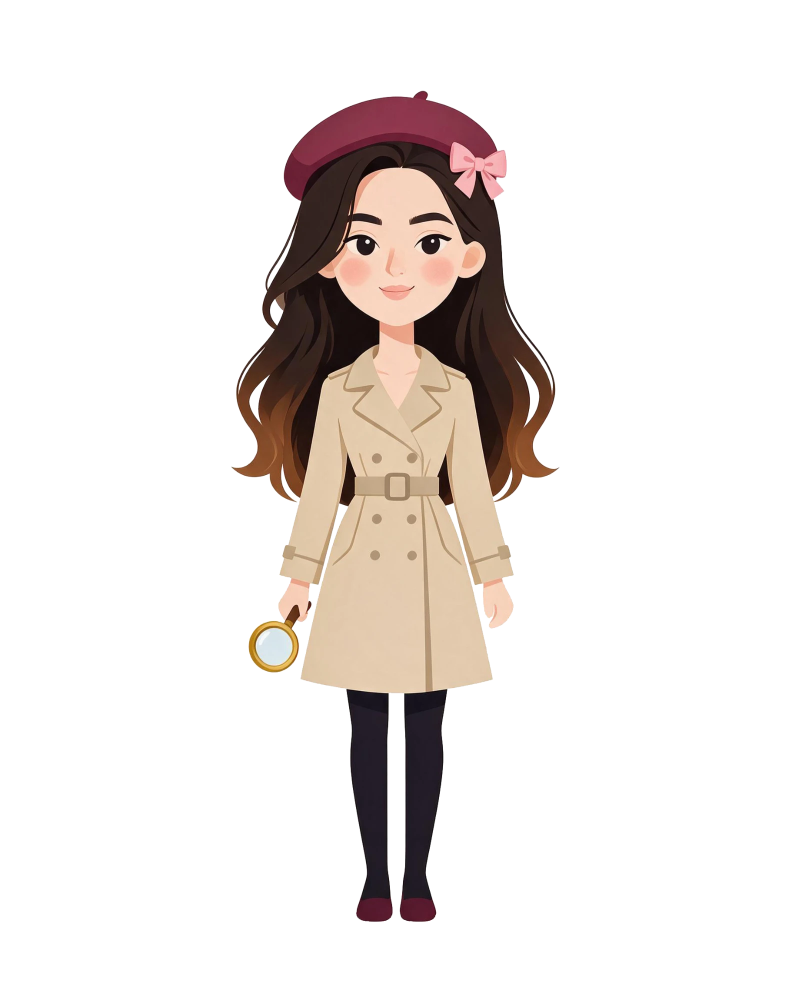
#> input picture art_src/heroine.webp, 1584 x 2000 px (shown at 1/2 size)
$ python hero_assets.py
#> lines starting #> are read from the running program, lines starting #| are printed output that depends on the picture; after the words box and inside, x2 and y2 are one past the last pixel; in counts of white or black regions, pixels touching at a corner belong together
#> in build, src is the input picture: shape (2000, 1584, 4); mean R, G, B, A 30.7, 25.1, 22.2, 48.2
#!/usr/bin/env python3
"""
Генератор js/hero_assets.js из авторского рисунка героини (art_src/heroine.webp).

    python3 tools/hero_assets.py                 # пишет js/hero_assets.js
    python3 tools/hero_assets.py --debug DIR     # + отладочные картинки в DIR

Нужны Python 3.9+, Pillow (с поддержкой WebP), numpy, scipy, scikit-image.
Все координаты «руками» ниже заданы в пикселях ИСХОДНИКА (1584×2000) и
относятся только к этому рисунку: при замене art_src/heroine.webp на другой
их придётся перепроверить (см. --debug).
"""
import argparse, base64, io, json, math, os, sys

import numpy as np
from PIL import Image, ImageDraw, ImageFilter
from scipy import ndimage as ndi
from skimage.color import rgb2lab
from skimage.morphology import convex_hull_image

ROOT = os.path.dirname(os.path.dirname(os.path.abspath(__file__)))
SRC = os.path.join(ROOT, 'art_src', 'heroine.webp')
OUT = os.path.join(ROOT, 'js', 'hero_assets.js')

HAIR_VS_LIGHT, HAIR_VS_BERET = 0.6, 1.6   # см. refine_boundaries
BACK = True               # синтезировать вид со спины (False -> HERO.back = null)
OMBRE_SRC = (770, 905)    # по высоте исходника: тёмные волосы -> карамельные кончики (smoothstep)
OMBRE = False             # решение №10: кончики в цвет волос (рисунок перекрашивается при сборке); True — как нарисовано
FULL_H = 1000          # высота полноростовой картинки
PAD = 12               # поля вокруг фигуры (в пикселях исходника)

# значения карты меток (labels)
L_NONE, L_HAIR, L_COAT, L_BOW, L_BERET, L_SHOES, L_TIPS = 0, 1, 2, 3, 4, 5, 6
# внутренние классы сегментации (все, кроме волос/пальто/банта/берета/туфель, дают метку 0)
K_BG, K_HAIR, K_COAT, K_BOW, K_BERET, K_SHOES, K_SKIN, K_FEAT, K_TIGHTS, K_MAG, K_UNK = range(11)
K2LABEL = np.array([0, L_HAIR, L_COAT, L_BOW, L_BERET, L_SHOES, 0, 0, 0, 0, 0], np.uint8)
KNAMES = ['bg', 'hair', 'coat', 'bow', 'beret', 'shoes', 'skin', 'feat', 'tights', 'mag', 'unk']

# палитры игры (js/ep1.js) — только для превью
DEFAULT = {'bow': '#F08FA8', 'coat': '#E9D4B6', 'hair': '#4A3128'}
BOWS = ['#F08FA8', '#FFF1E6', '#B0304A', '#2E2A3B', '#A98BE8']
COATS = ['#E9D4B6', '#F2C4CE', '#6B6F7A', '#FFFDF9']
HAIRS = ['#4A3128', '#1F1A1D', '#7A4A2E', '#D9B27A', '#F2A7C0']
TIPS_MIX = ('#C8915E', 0.55)    # кончики = mix(волосы, #C8915E, 0.55) — как в art.js / city3d.js


# ---------------------------------------------------------------- утилиты
def hex2rgb(h):
    h = h.lstrip('#')
    return np.array([int(h[i:i + 2], 16) for i in (0, 2, 4)], np.float64)


def rgb2hex(c):
    # floor(x + 0.5) — как Math.round в JS (np.round округляет .5 к чётному)
    c = np.clip(np.floor(np.asarray(c, np.float64) + 0.5), 0, 255).astype(int)
    return '#%02X%02X%02X' % tuple(c)


# [4 lines left out: function mix_hex, not called in this run]


def luma(rgb):
    rgb = np.asarray(rgb, np.float64)
    return rgb[..., 0] * 0.299 + rgb[..., 1] * 0.587 + rgb[..., 2] * 0.114


def largest(mask, k=1, minsize=0):
    lb, n = ndi.label(mask)
    if n == 0:
        return np.zeros_like(mask)
    sz = ndi.sum(np.ones(mask.shape), lb, range(1, n + 1))
    out = np.zeros_like(mask)
    for i in np.argsort(sz)[::-1][:k]:
        if sz[i] >= minsize:
            out |= lb == (i + 1)
    return out


def poly_mask(shape, pts):
    m = Image.new('L', (shape[1], shape[0]), 0)
    ImageDraw.Draw(m).polygon([tuple(p) for p in pts], fill=255)
    return np.array(m) > 0


def data_uri(img, fmt, **kw):
    buf = io.BytesIO()
    img.save(buf, fmt, **kw)
    mime = {'WEBP': 'image/webp', 'PNG': 'image/png'}[fmt]
    return 'data:%s;base64,%s' % (mime, base64.b64encode(buf.getvalue()).decode()), len(buf.getvalue())


# рамки черт лица в исходнике (x0, y0, x1, y1); подобраны по увеличенному лицу
FEATURE_BOXES = {
    'browL': (698, 416, 772, 456), 'browR': (810, 416, 912, 456),
    'eyeL': (684, 455, 770, 516), 'eyeR': (824, 455, 914, 516),
    'nose': (778, 488, 818, 556), 'mouth': (748, 558, 842, 610),
}


# ломаная вдоль прядей, перечёркивающих левый край лица: черты лица — только правее неё
FACE_CUT = [(707, 395), (706, 428), (706, 448), (701, 462), (694, 476), (687, 490), (680, 505), (668, 530), (650, 600), (650, 700)]


# ---------------------------------------------------------------- сегментация
def segment(src):
    """Классы K_* для каждого пикселя исходника."""
    H, W = src.shape[:2]
    rgb = src[..., :3] / 255.0
    al = src[..., 3]
    lab = rgb2lab(rgb)
#> lab: shape (2000, 1584, 3) float64; mean of channels 0, 1, 2 10.6, 1.8, 2.4
    L, a, b = lab[..., 0], lab[..., 1], lab[..., 2]
    C = np.hypot(a, b)
    hue = np.degrees(np.arctan2(b, a))
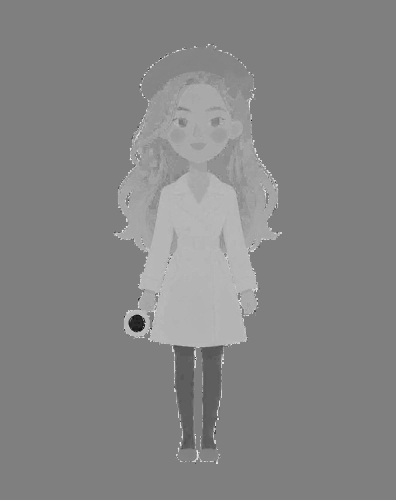
#> hue: shape (2000, 1584) float64 (shown at 1/4 size); min -179.7, max 179.9, mean 9.3; drawn with min black and max white
    yy, xx = np.mgrid[0:H, 0:W]
    op = al > 0
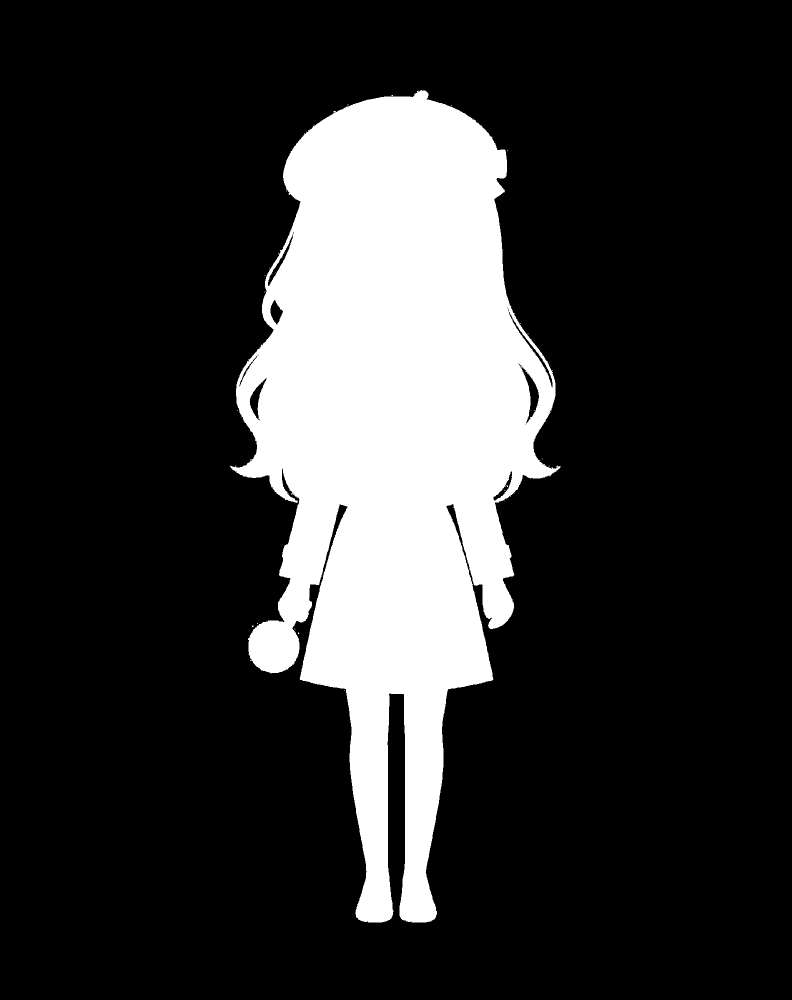
#> op: shape (2000, 1584) bool (shown at 1/2 size); 19.2% white; 29 white regions (28 under 20 px), largest, box (x1, y1, x2, y2) and area: (460, 180, 1121, 1845) 607652

    # цветовые классы
    burg = op & (C > 14) & (hue > -40) & (hue < 32) & (L > 8) & (L < 58)       # бордовый: берет, туфли
#> burg: shape (2000, 1584) bool; 1.4% white; 148 white regions (140 under 20 px), largest, box (x1, y1, x2, y2) and area: (567, 181, 995, 403) 36753, (799, 1786, 872, 1843) 3109, (712, 1795, 785, 1844) 3096
    pink = op & (L > 50) & (a > 10) & (hue > -30) & (hue < 27)                   # розовый бант
#> pink: shape (2000, 1584) bool; 0.27% white; 140 white regions (129 under 20 px), largest, box (x1, y1, x2, y2) and area: (900, 284, 1014, 400) 7760, (942, 236, 988, 284) 70, (631, 229, 664, 252) 42
    # кожа против пальто: кожа светлее (L*≈87 против ≈80) и краснее (h≈56–63° против 70–84°);
    # решаем по сглаженным L*/h, чтобы граница у выреза была ровной, а не «рваной»
    Ls, hs = ndi.gaussian_filter(L, 1.2), ndi.gaussian_filter(np.where(C > 4, hue, 70.0), 1.2)
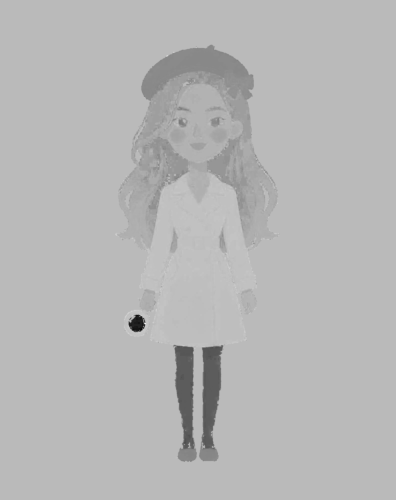
#> hs: shape (2000, 1584) float64 (shown at 1/4 size); min -162.1, max 155.4, mean 65.4; drawn with min black and max white
    skin_score = (Ls - 83) / 3 + (66 - hs) / 4
    skinc = op & (C > 7) & (hue >= 20) & (((L > 62) & (hue < 82) & (skin_score > 0)) | ((L > 55) & (hue < 55) & (C > 12)))  # кожа, румянец, губы
#> skinc: shape (2000, 1584) bool; 2.5% white; 287 white regions (269 under 20 px), largest, box (x1, y1, x2, y2) and area: (637, 335, 971, 817) 67760, (965, 1155, 1028, 1258) 4583, (556, 1157, 620, 1245) 3580
    beige = op & (L > 45) & (hue >= 60) & (hue < 100) & (C > 5) & (C < 30) & ~skinc  # пальто и его тени
#> beige: shape (2000, 1584) bool; 7.2% white; 420 white regions (392 under 20 px), largest, box (x1, y1, x2, y2) and area: (558, 688, 1028, 1388) 225629, (511, 1256, 585, 1305) 212, (571, 983, 595, 1005) 82
    gold = op & (C > 40) & (hue > 55) & (hue < 95) & (L > 30)                    # оправа лупы
#> gold: shape (2000, 1584) bool; 0.18% white; 64 white regions (52 under 20 px), largest, box (x1, y1, x2, y2) and area: (498, 1240, 597, 1344) 3539, (1029, 888, 1089, 952) 1092, (544, 964, 573, 995) 200

    # пальто: самая большая бежевая область ниже воротника + мелкие дырки в ней (пуговицы, швы, пряжка)
    coat = largest(beige & (yy > 680))
#> in largest, `lb, n = ndi.label(mask)`:
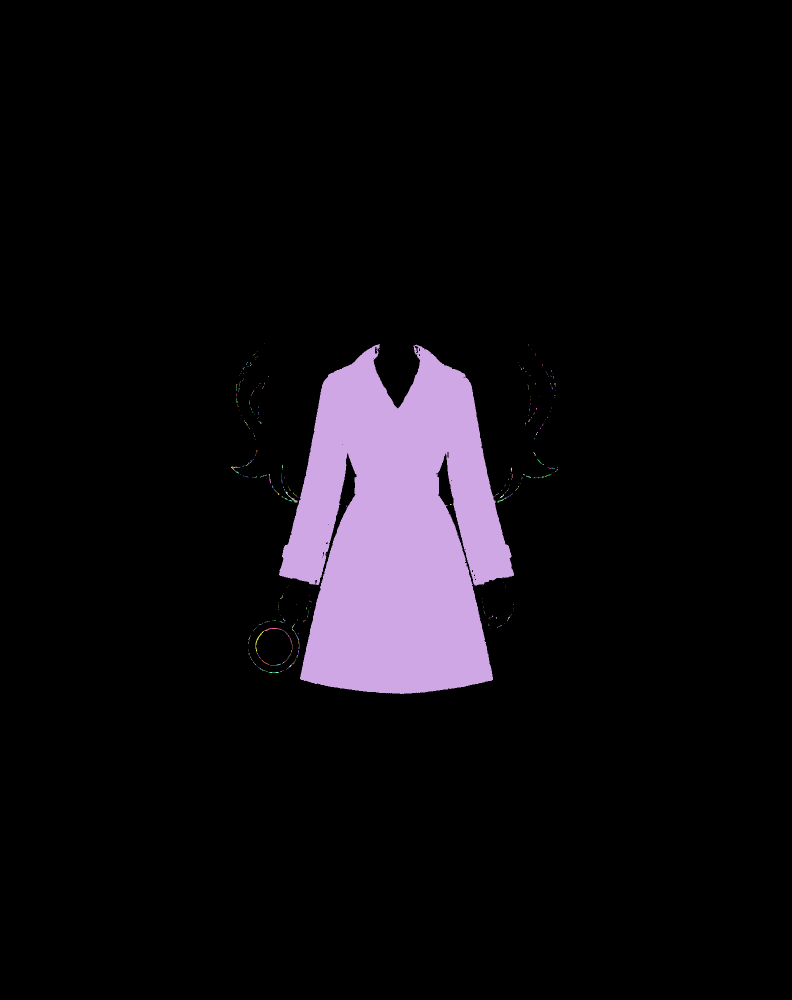
#> lb: shape (2000, 1584) int32 (shown at 1/2 size); 423 distinct labels, from 0 to 422; one colour per label, 0 black
#> in largest, `lb, n = ndi.label(mask)`: n = 422
#> (the rest of the program and of its run is left out)
